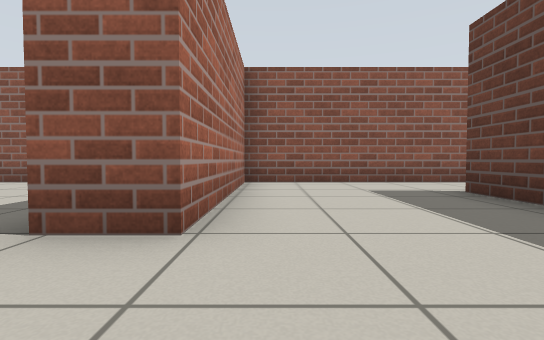
[1] (above)

16 first-person views from a walk through a Gazebo world. The camera is 0.5 m above the floor, tilts 2° down and sees 85° across. The floor is counted in squares, 1 m on a side. Each view is taken from the middle of a square. On the plan, view 1 faces up. The plan holds only what a view shows up to about 9 squares ahead; the rest is blank. The place goes on beyond the plan.

[2]
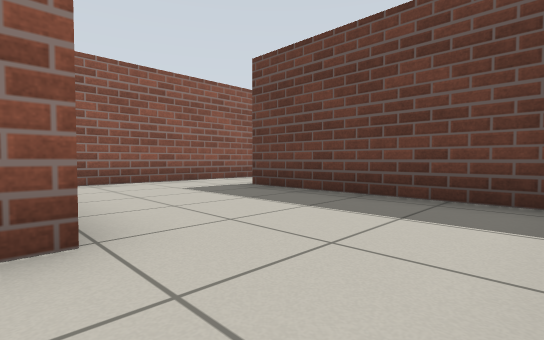

[3]
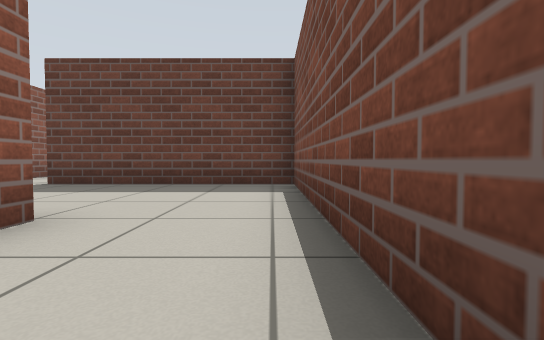

[4]
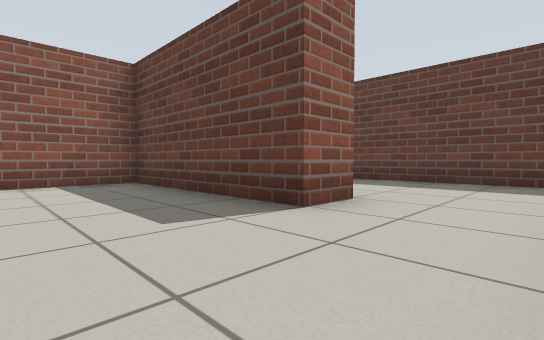

[5]
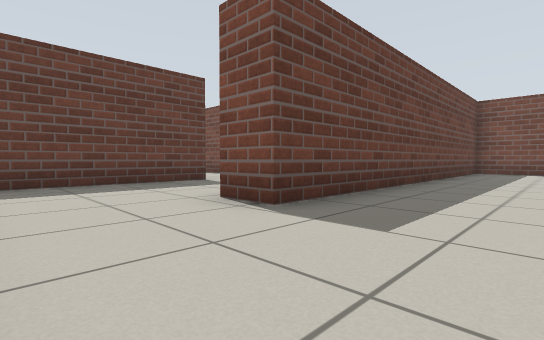

[6]
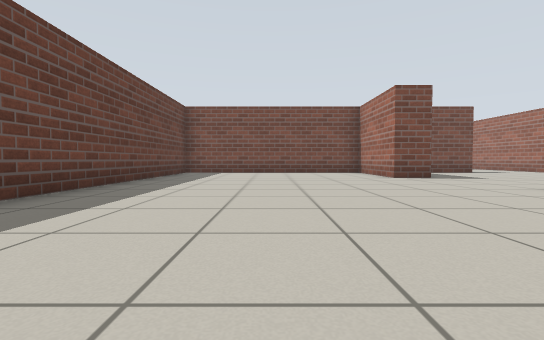

[7]
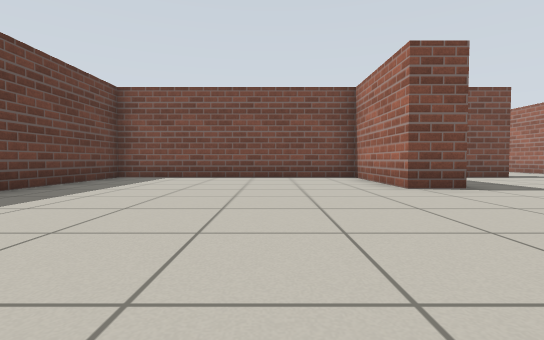

[8]
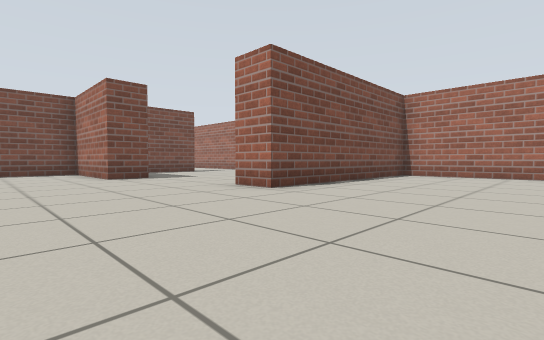

[9]
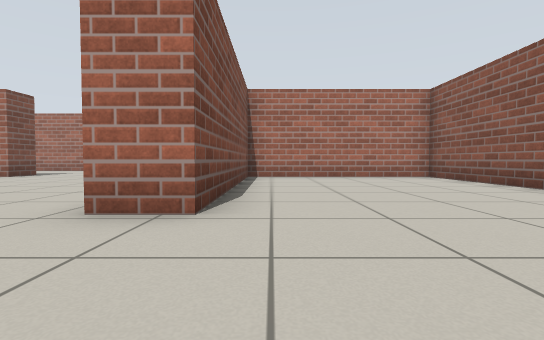

[10]
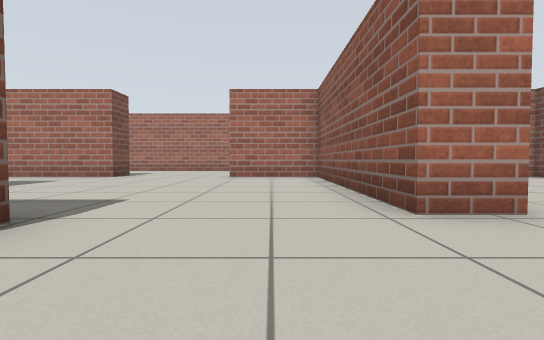

[11]
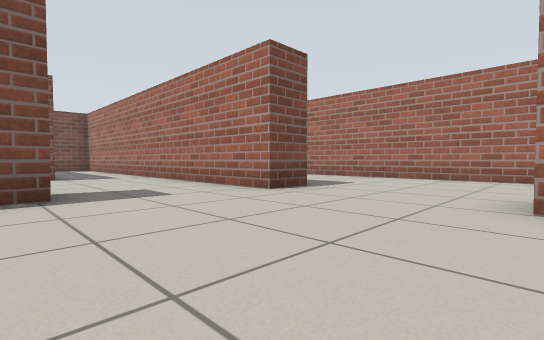

[12]
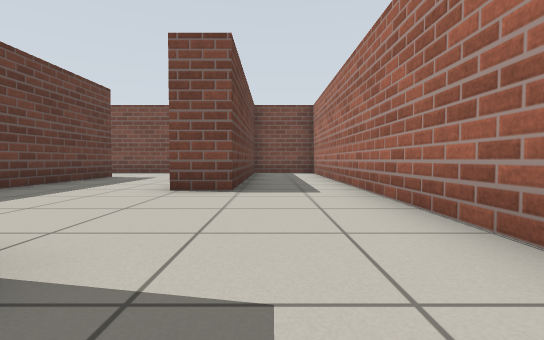

[13]
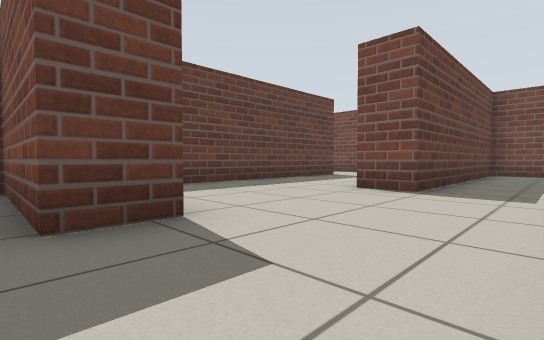

[14]
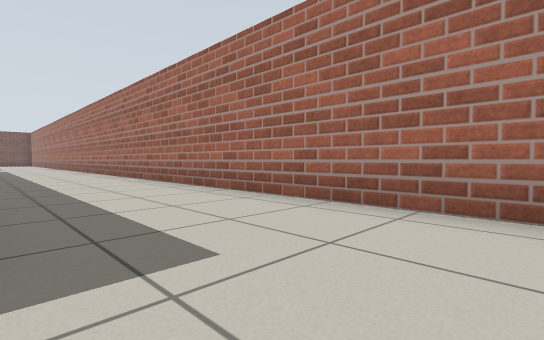

[15]
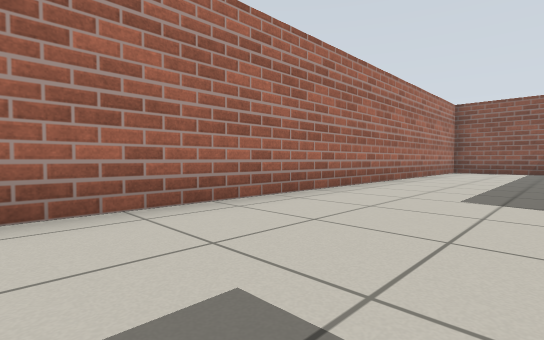

[16]
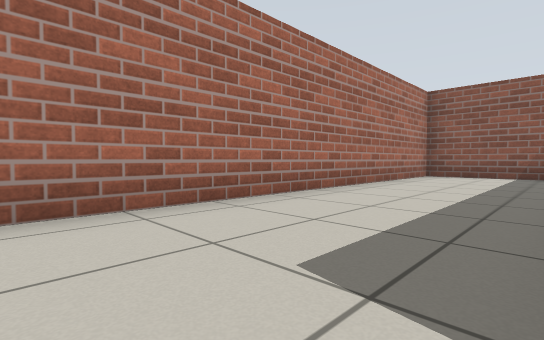

### Floor plan
Points are (right, up) in squares from view 1. A wall is a line through its corners. A room is listed if a view was taken in it or the views show most of it. See-through windows are left out.
Room 1 (views 1, 2)
walls: (-1.6, -0.4) (2.9, -0.4) (2.9, 4.6); (4.6, 6.5) (-0.6, 6.5) (-0.6, 1.9) (-1.6, 1.9)
ways out: opening at (-1, 0.5) to room 2; opening at (3.5, 5.5)
Room 2 (views 3, 4, 5, 6, 7, 8, 9, 10, 11, 12, 13, 14, 15, 16)
walls: (-13.4, -3.1) (-12.3, -3.1) (-12.3, -6.3) (-5.7, -6.3) (-5.7, 3.7) (-4.6, 3.7); (-16.6, -7.4) (-16.6, -6.3) (-13.3, -6.3); (-20.6, -5.6) (-19.5, -5.6) (-19.5, -15.1); (-15.9, 6.5) (-19.5, 6.5) (-19.5, 1.3) (-13.7, 1.3) (-13.7, 0.3) (-19.5, 0.3) (-19.5, -2.3); (-13.4, -14.6) (-13.4, -9); (-2.6, -0.4) (-1.6, -0.4); (-21.4, 6.5) (-24, 6.5) (-24, -13.9); (-5.2, 6.5) (-6, 6.5); (-1.6, 1.9) (-1.6, 6.5) (-3.8, 6.5); (-17.4, -16.5) (-17.4, -10.8) (-16.2, -10.8)
ways out: opening at (-1, 0.5) to room 1

Where each view was taken, in squares from view 1:
view 1: 0 up, 0 right, facing up
view 2: 0 up, 1 left, facing up-right
view 3: 0 up, 3 left, facing right
view 4: 0 up, 4 left, facing up-right
view 5: 6 up, 8 left, facing down-right
view 6: 5 up, 9 left, facing down
view 7: 2 up, 10 left, facing down
view 8: 5 up, 10 left, facing down-left
view 9: 2 up, 11 left, facing left
view 10: 1 down, 11 left, facing left
view 11: 2 down, 16 left, facing down-left
view 12: 6 down, 18 left, facing down
view 13: 6 down, 19 left, facing down-right
view 14: 4 down, 21 left, facing down-left
view 15: 6 down, 21 left, facing up-left
view 16: 3 down, 21 left, facing up-left
